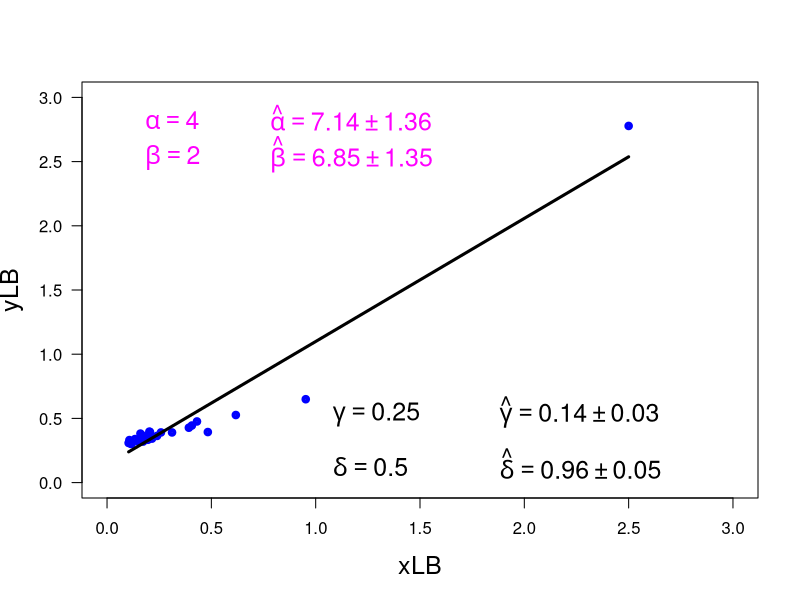

This figure's R source:
print('file: MM-LB1.R')
print(date())
# Michaelis-Menten: estimate parameters using Lineweaver-Burk transformation
# data: I
x = c(0.40, 1.05, 1.62, 2.07, 2.32, 2.46, 2.55, 3.21, 3.87, 4.17, 4.64, 4.64, 
      4.86, 4.93, 5.10, 5.13,5.23, 5.78, 5.86, 5.87, 6.04, 6.05, 6.25, 6.70, 
      7.46, 8.51, 8.68, 9.33, 9.44, 9.66)
y = c(0.36, 1.54, 1.90, 2.54, 2.10, 2.25, 2.34, 2.56, 2.56, 2.75, 2.92, 2.84,
      2.54, 2.52, 3.00, 2.86,2.76, 3.13, 3.05, 3.03, 2.70, 2.97, 2.62, 3.13, 
      2.95, 3.31, 3.32, 3.02, 3.21, 3.24)
n = length(x); print(c(n,'n sample size'))
alpha = 4 # true Vmax
beta  = 2 # true half-saturation constant K
# print(c(alpha,beta,'alpha = Vmax, beta = K'))
# ---------------------------------------------------
print('(3) Lineweaver-Burk transformation:')
print('(3a) apply Lineweaver-Burk transformation:')
gamma = 1/alpha; print(c(gamma,'gamma   true y-intercept')) 
delta = beta/alpha; print(c(delta,'delta   true slope'))
xLB = 1/x; yLB = 1/y # Lineweaver-Burk transformation
# ---------------------------------------------------
# (3b) OLS of transformed data: apply lm()
LBs = summary(lm(yLB ~ xLB))
cEst = LBs$coefficients[1]; dEst = LBs$coefficients[2]
ucEst = LBs$coefficients[3]; udEst = LBs$coefficients[4]
print(c('cEst = ',round(cEst,3),'+-',round(ucEst,3)))
print(c('dEst = ',round(dEst,3),'+-',round(udEst,3)))
# resLB = LBs$residuals
# ---------------------------------------------------
# (3d) derive estimates for alpha, beta via Lineweaver-Burk
aEst = 1/cEst; print(c(round(aEst,2),'estimate of alpha via LB'))
bEst = dEst/cEst; print(c(round(bEst,2),'estimate of beta via LB'))
# ---------------------------------------------------
# (3e) propagation of uncertainties
uaEst = ucEst/cEst^2
print(c('Estimate of alpha = ',round(aEst,3),'+-',round(uaEst,3)))
ubEst = sqrt(ucEst^2*dEst^2/cEst^4+udEst^2/cEst^2)
print(c('Estimate of beta = ',round(bEst,3),'+-',round(ubEst,3)))
# ------------------------------------------------------------------
sflag = 12
if (sflag == 12) { 
  xp = c(min(xLB),max(xLB)); yp = dEst*xp+cEst
  # png('MichaelisLinDataFit210228.png',width=16,height=16,units='cm',res=300)
  plot(xLB,yLB,type='p',lwd=4,col='blue',xlab='xLB',ylab='yLB',las=1,cex=0.6,
       xlim=c(0,3),ylim=c(0,3),cex.lab=1.5)
  lines(xp,yp,col='black',lwd=3)
  aEstr = round(aEst,2); uaEstr = round(uaEst,2); 
  bEstr = round(bEst,2); ubEstr = round(ubEst,2); 
  text(0.1,2.8,bquote(~alpha == .(alpha)),col='magenta',pos=4,cex=1.5)
  text(0.1,2.5,bquote(~beta == .(beta)),col='magenta',pos=4,cex=1.5)
  text(0.7,2.81,bquote(~hat(alpha) == .(aEstr) %+-% .(uaEstr)),col='magenta',pos=4,cex=1.5)
  text(0.7,2.51,bquote(~hat(beta) == .(bEstr) %+-% .(ubEstr)),col='magenta',pos=4,cex=1.5)
  cEstr = round(cEst,2); ucEstr = round(ucEst,2); 
  dEstr = round(dEst,2); udEstr = round(udEst,2); 
  text(1.0,0.5,bquote(~gamma == .(gamma)),col='black',pos=4,cex=1.5)
  text(1.0,0.1,bquote(~delta == .(delta)),col='black',pos=4,cex=1.5)
  text(1.8,0.51,bquote(~hat(gamma) == .(cEstr) %+-% .(ucEstr)),col='black',pos=4,cex=1.5)
  text(1.8,0.11,bquote(~hat(delta) == .(dEstr) %+-% .(udEstr)),col='black',pos=4,cex=1.5)
  # dev.off()
}
# -----------------------------------------------------------------------------
# Results:
# "file: MM-LB1.R"
# "Sun Dec 18 06:05:04 2022"
# "30"            "n sample size"
# "(3) Lineweaver-Burk transformation:"
# "(3a) apply Lineweaver-Burk transformation:"
# "0.25"               "gamma   true y-intercept"
# "0.5"                "delta   true slope"
# "cEst = " "0.14"    "+-"      "0.027"  
# "dEst = " "0.959"   "+-"      "0.049"  
# "7.14"                "estimate of alpha via LB" 
# "6.85"                "estimate of beta via LB"
# "Estimate of alpha = " "7.139"  "+-"  "1.36"                
# "Estimate of beta = "  "6.846"  "+-"  "1.349"    
# -----------------------------------------------------------------------------
